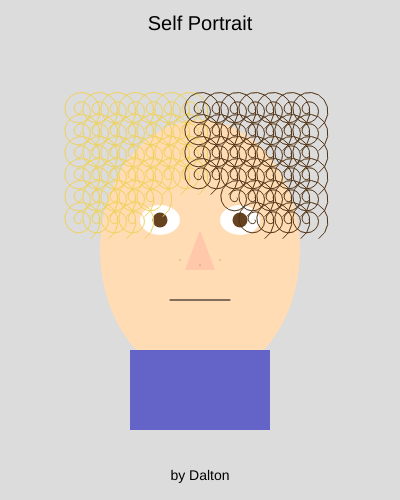
Frame 1 (no input)
Frame 60 (no input): identical to frame 1, image omitted
Frame 120 (the mouse pressed at the canvas centre since frame 60): identical to frame 1, image omitted

The p5.js sketch that drew this single still picture (run headless with seeded random() and noise() and a simulated clock; from frame 60 on, the mouse is pressed at the canvas centre):

// p5.js sketch
// ── sketch.js
function setup() {
  createCanvas(400, 500);
}

function draw() {
  background(220);

  let headX = 200;
  let headY = 250;

//head
  fill(255, 220, 180);
  noStroke();
  ellipse(200, 250, 200, 260);

// eyes
  fill(255);
  ellipse(160, 220, 40, 30);
  ellipse(240, 220, 40, 30);

  fill(101, 67, 33);
  ellipse(160, 220, 15, 15);
  ellipse(240, 220, 15, 15);

  // nose
  fill(255, 200, 170);
  triangle(200, 230, 185, 270, 215, 270);

// mouth
  stroke(0);
  line(170, 300, 230, 300);
  noStroke();

// curl function
  function drawCurl(cx, cy, col) {
    push();
    stroke(col);
    noFill();

    let a = 0;
    let r = 1;

    beginShape();
    for (let i = 0; i < 35; i++) {
      let x = cx + cos(a) * r;
      let y = cy + sin(a) * r;
      vertex(x, y);

      a += 0.4;
      r += 0.6;
    }
    endShape();

    pop();
  }

  // hair redraw

  for (let x = 80; x < headX; x += 18) {
    for (let y = 110; y < 240; y += 22) {

     // lmfao this looks fucking insane but I like it more than anything else so far
      if (dist(x, y, headX, headY - 10) < 55) continue;

      drawCurl(x, y, color(240, 210, 90));
    }
  }

  for (let x = headX; x < 320; x += 18) {
    for (let y = 110; y < 240; y += 22) {

      if (dist(x, y, headX, headY - 10) < 55) continue;

      drawCurl(x, y, color(80, 50, 20));
    }
  }

  // shouldas
  fill(100, 100, 200);
  rect(130, 350, 140, 80);

  // tiny freckles
  stroke(150, 100, 80);
  point(180, 260);
  point(200, 265);
  point(220, 260);

  // title
  noStroke();
  fill(0);
  textSize(20);
  textAlign(CENTER);
  text("Self Portrait", width / 2, 30);

  // signature babyybebebeeeee
  textSize(14);
  text("by Dalton", width / 2, 480);
}
